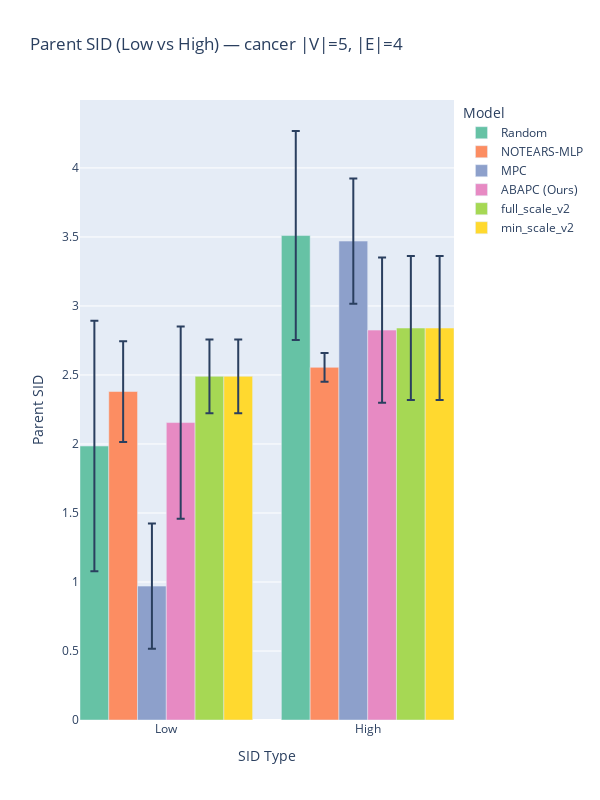

The notebook cell this image was saved under:
### Code cell
plot_sid_grouped_by_type(data_to_plot[data_to_plot['dataset']=='cancer'],
                    model_order=model_order)

### Figure 1 — Plotly figure (JSON) as saved in the notebook; plotly's stock layout.template omitted (floating-point values rounded to 4 significant figures)
{"data": [{"customdata": ["Random", "NOTEARS-MLP", "MPC", "ABAPC (Ours)", "full_scale_v2", "min_scale_v2", "Random", "NOTEARS-MLP", "MPC", "ABAPC (Ours)", "full_scale_v2", "min_scale_v2"], "error_y": {"array": [0.9069, 0.3651, 0.4536, 0.696, 0.2671, 0.2671, 0.7575, 0.1046, 0.4536, 0.5255, 0.5219, 0.5219], "type": "data", "visible": true}, "hovertemplate": "Model: %{customdata}<br>SID: %{y:.2f}<extra></extra>", "marker": {"color": ["rgb(102,194,165)", "rgb(252,141,98)", "rgb(141,160,203)", "rgb(231,138,195)", "rgb(166,216,84)", "rgb(255,217,47)", "rgb(102,194,165)", "rgb(252,141,98)", "rgb(141,160,203)", "rgb(231,138,195)", "rgb(166,216,84)", "rgb(255,217,47)"]}, "showlegend": false, "type": "bar", "x": [0, 1, 2, 3, 4, 5, 7, 8, 9, 10, 11, 12], "y": [1.985, 2.38, 0.97, 2.155, 2.49, 2.49, 3.51, 2.555, 3.47, 2.825, 2.84, 2.84]}, {"marker": {"color": "rgb(102,194,165)"}, "name": "Random", "showlegend": true, "type": "bar", "x": [null], "y": [null]}, {"marker": {"color": "rgb(252,141,98)"}, "name": "NOTEARS-MLP", "showlegend": true, "type": "bar", "x": [null], "y": [null]}, {"marker": {"color": "rgb(141,160,203)"}, "name": "MPC", "showlegend": true, "type": "bar", "x": [null], "y": [null]}, {"marker": {"color": "rgb(231,138,195)"}, "name": "ABAPC (Ours)", "showlegend": true, "type": "bar", "x": [null], "y": [null]}, {"marker": {"color": "rgb(166,216,84)"}, "name": "full_scale_v2", "showlegend": true, "type": "bar", "x": [null], "y": [null]}, {"marker": {"color": "rgb(255,217,47)"}, "name": "min_scale_v2", "showlegend": true, "type": "bar", "x": [null], "y": [null]}], "layout": {"bargap": 0, "height": 800, "legend": {"title": {"text": "Model"}}, "showlegend": true, "title": {"text": "Parent SID (Low vs High) — cancer |V|=5, |E|=4"}, "width": 600, "xaxis": {"tickmode": "array", "ticktext": ["Low", "High"], "tickvals": [2.5, 9.5], "title": {"text": "SID Type"}}, "yaxis": {"title": {"text": "Parent SID"}}}}
